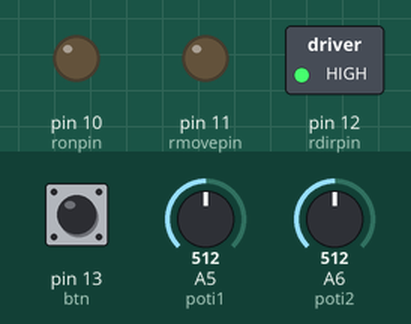
Recording of a sketch running on a simulated Arduino Nano, built with avr-gcc and run on an emulated ATmega328P. On the bench: switched loads named in the sketch (green lamp = pin HIGH), output pins drawn as LEDs (lit = HIGH). Dashed ring = blinking. The inputs (shaded band) are chosen by the test bench; at power-on: pin 13 (btn) HIGH, A5 (poti1) = 512, A6 (poti2) = 512.

Above: at 0.9 s.
1.0 s: pin 13 (btn) pulled LOW for 0.15 s
At 1.33 s:
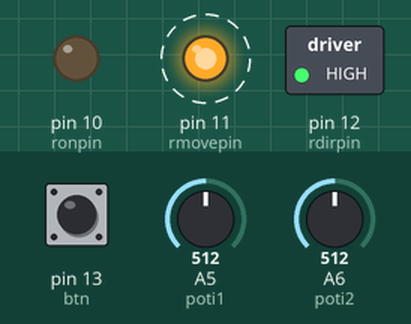
Timing chart, 0 to 10.0 s (numbered marks = the images above; inputs shaded):
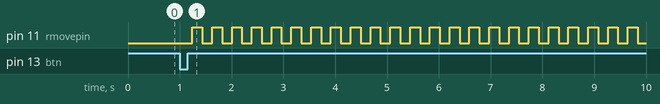

The sketch:

rotation_w_screen.ino
```cpp
// display //
#include <LiquidCrystal.h>
byte rs = 4; byte en = 5; byte d4 = 6;
byte d5 = 7; byte d6 = 8; byte d7 = 9;
LiquidCrystal lcd(rs, en, d4, d5, d6, d7);

byte degreessymbol[8] = {
  0b01100,
  0b10010,
  0b10010,
  0b01100,
  0b00000,
  0b00000,
  0b00000,
  0b00000,
};

// btn and poti //
byte btn = 13; bool btnstate; bool oldbtnstate = 1;

byte poti1 = A5; int poti1state; int rotation;
byte poti2 = A6; int poti2state; int totaltime;

// motor //
byte ronpin = 10; byte rmovepin = 11; byte rdirpin = 12;
unsigned long distance = 0;

bool dir = 1;

long stepsrotation;
unsigned long dt;

// menu //
bool started = false;
long progressbar; long originalpbar;

void setup() {
  started = false;
  Serial.begin(115200);
  lcd.clear();
  lcd.createChar(0, degreessymbol);

  pinMode(poti1, INPUT); pinMode(poti2, INPUT);
  pinMode(btn, INPUT); digitalWrite(btn, HIGH);

  pinMode(rmovepin, OUTPUT); digitalWrite(rmovepin, LOW);
  pinMode(rdirpin, OUTPUT); digitalWrite(rdirpin, dir);
  pinMode(ronpin, OUTPUT); digitalWrite(ronpin, LOW);

  while (!started) {
    btnstate = digitalRead(btn);
    if (btnstate == 1 && oldbtnstate == 0) {
      started = true;
      break;
    }
    poti1state = analogRead(poti1); rotation = round((poti1state/1.42)/10)*10;
    poti2state = analogRead(poti2);

    if (poti2state < 61*5) {
      totaltime = round(poti2state/5);
      lcd.setCursor(8, 0); lcd.print("T:"); lcd.setCursor(11, 0); lcd.print(totaltime); lcd.print("s");
    }
    else {
      totaltime = round((poti2state-61*5)*6)+1;
      lcd.setCursor(8, 0); lcd.print("T:"); lcd.setCursor(11, 0); lcd.print(totaltime/60); lcd.print("m");
    }

    lcd.setCursor(0, 0); lcd.print("R:"); lcd.setCursor(3, 0); lcd.print(rotation); lcd.write(byte(0));

    delay(100);
    lcd.clear();
    oldbtnstate = btnstate;
  }

  stepsrotation = rotation*9;
  dt = totaltime*1000./stepsrotation;
  progressbar = stepsrotation/16; originalpbar = progressbar;
}

void loop() {
  digitalWrite(rmovepin, HIGH);
  delay(dt/2);
  digitalWrite(rmovepin, LOW);
  delay(dt/2);

  distance++;

  if (distance == progressbar) {
    lcd.print("-");
    progressbar += originalpbar;
  }

  if (distance == stepsrotation) {
    distance = 0;
    setup();
  }

}
```

Measured:
- after the input at 1.0 s, pin 11 (rmovepin): alternates HIGH for 0.19 s and LOW for 0.19 s, starting after 0.24 s
